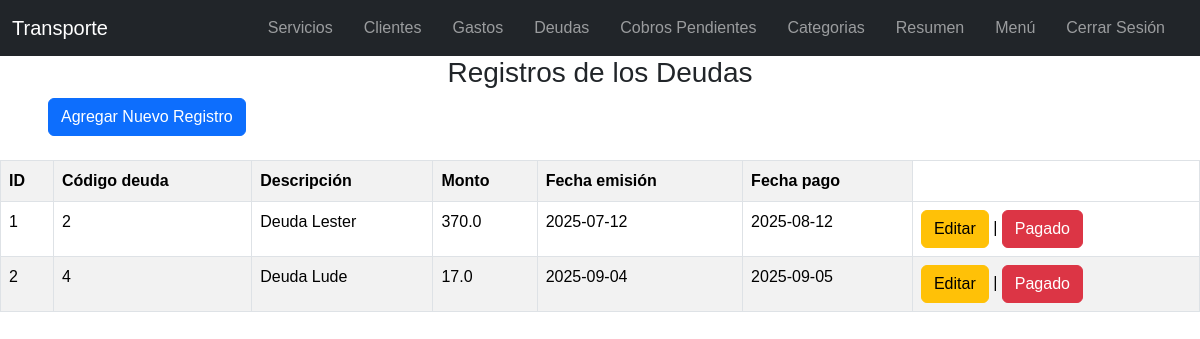
The page /tregistrosdeudas (signed in) on the database as committed earlier.
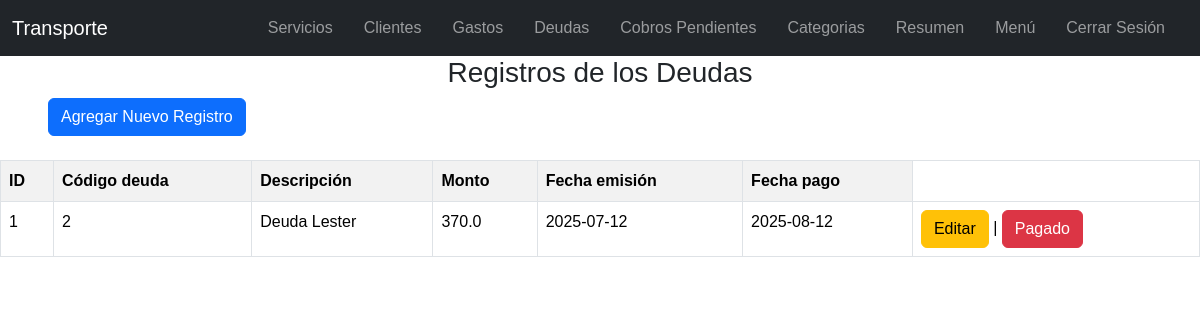
The same page on the database as committed later.
### tables this page shows
CREATE TABLE "deudas" (
	"cod_deu"	INTEGER,
	"des_deu"	TEXT,
	"monto"	REAL,
	"fec_emi"	TEXT,
	"fec_pag"	TEXT,
	"cond_deu"	INTEGER,
	PRIMARY KEY("cod_deu" AUTOINCREMENT)
);

### flask_app.py (the view)
@app.route("/tregistrosdeudas")
def tregistrosdeudas():
    if 'usuario' not in session:
        return redirect(url_for('login'))
    conn = sqlite3.connect("data1.db")
    c = conn.cursor()
    c.execute("""SELECT *
              FROM deudas
              WHERE cond_deu=1""")
    datos = c.fetchall()
    conn.close()
    return render_template("tregistros_deudas.html", registros=datos)

### templates/tregistros_deudas.html (shortened to what this page needs)
<!DOCTYPE html>
<html>
<head>
    <link href="https://cdn.jsdelivr.net/npm/bootstrap@5.3.7/dist/css/bootstrap.min.css" rel="stylesheet">
    <link rel="stylesheet" href="../static/style.css">
</head>
<body>
    {% include "tmenu.html" %}
    <h3 class="text-center">Registros de los Deudas</h3>
    <a href="/tformdeudas" class="btn btn-primary ms-5">Agregar Nuevo Registro</a><br><br>
    <div class="table-responsive">
        <table border="1" class="table table-striped table-bordered">
            <tr>
                <th>ID</th>
                <th>Código deuda</th>
                <th>Descripción</th>
                <th>Monto</th>
                <th>Fecha emisión</th>
                <th>Fecha pago</th>
            </tr>
            {% for r in registros %}
            <tr>
                <td>{{ loop.index }}</td>
                <td>{{ r[0] }}</td>
                <td>{{ r[1] }}</td>
                <td>{{ r[2] }}</td>
                <td>{{ r[3] }}</td>
                <td>{{ r[4] }}</td>
                <td>
                    <a href="/teditardeudas/{{ r[0] }}" class="btn btn-warning">Editar</a> |
                    <a href="/tborrardeudas/{{ r[0] }}" class="btn btn-danger" onclick="return confirm('¿Estás seguro de borrar este registro?');">Pagado</a>
                </td>
            </tr>
            {% endfor %}
        </table>
        <br>
    </div>
</body>
</html>

### templates/tmenu.html (shortened to what this page needs)
<nav class="navbar navbar-expand-lg navbar-dark bg-dark">
    <div class="container-fluid">
        <a class="navbar-brand" href="#">Transporte</a>
        <div class="collapse navbar-collapse" id="menuResponsive">
            <ul class="navbar-nav ms-auto">
                <li class="nav-item">
                    <a class="nav-link " href="/tregistrosservicios">Servicios</a>
                </li>
                <li class="nav-item">
                    <a class="nav-link" href="/tregistrosclientes">Clientes</a>
                </li>
                <li class="nav-item">
                    <a class="nav-link " href="/tregistrosgastos">Gastos</a>
                </li>
                <li class="nav-item">
                    <a class="nav-link" href="/tregistrosdeudas">Deudas</a>
                </li>
                <li class="nav-item">
                    <a class="nav-link" href="/tregistroscobros">Cobros Pendientes</a>
                </li>
                <li class="nav-item">
                    <a class="nav-link" href="/tcategorias">Categorias</a>
                </li>
                <li class="nav-item">
                    <a class="nav-link" href="/tresumen">Resumen</a>
                </li>
                <li class="nav-item">
                    <a class="nav-link" href="/ini">Menú</a>
                </li>
                <li class="nav-item">
                    <a class="nav-link" href="/logout">Cerrar Sesión</a>
                </li>
            </ul>
        </div>
    </div>
</nav>

### templates/tregistros_deudas.html (style rules this page uses)
body { font-family: Arial, sans-serif; }
nav { background-color: #333; padding: 10px; }
nav a { color: #fff; text-decoration: none; margin-right: 15px; }

Rows that differ between the two databases and show on the page:
no longer on this page (row edited): deudas: cod_deu "4", des_deu "Deuda Lude", monto "17.0", fec_emi "2025-09-04", fec_pag "2025-09-05"
